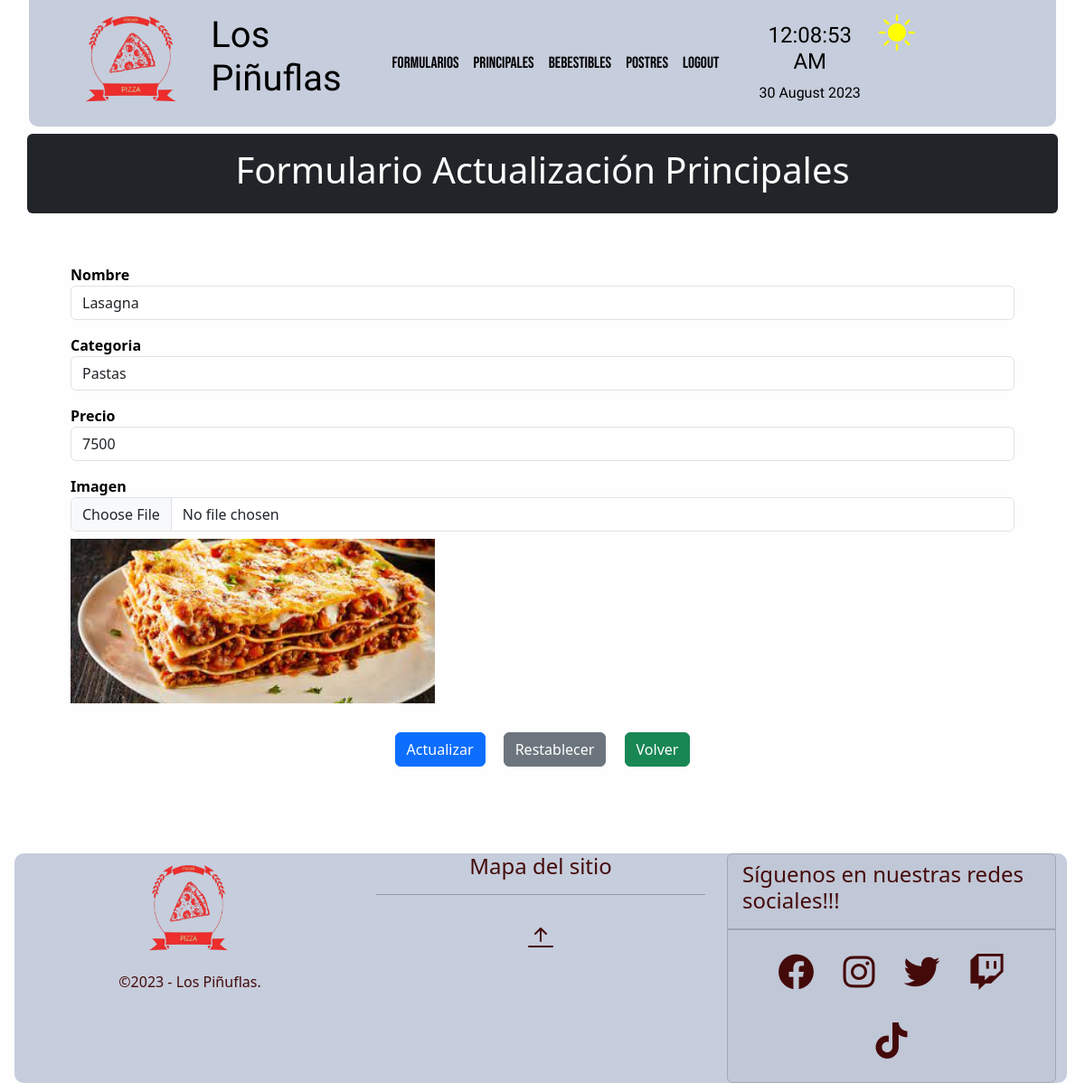
/crud/principales/edit/11 (signed in), run on the app's committed database.
### crud/models.py (models this page shows, shortened)
class Principal(models.Model):
    nombre=models.CharField(max_length=20)
    categoria=models.CharField(max_length=20)
    precio=models.IntegerField()
    image = models.ImageField(verbose_name='Imagen',upload_to='media/principal',null=True,blank=True)
    class Meta:
        verbose_name = 'principal'
        verbose_name_plural = 'principales'
        ordering = ['categoria','nombre']

### crud/views.py (the view, shortened to what this page needs)
# urls.py: path('principales/edit/<str:principal_id>', principal_update, name="principal-edit"),
def principal_update(request,principal_id):
    if 'usuario' not in request.session:
        return redirect("/sesion/")
    try:
        principal = Principal.objects.get(id = principal_id)
        form = PrincipalForm(instance=principal)
        context = {'form':form}
        return render(request,'crud/principal-edit.html',context)
    except:
        return redirect(reverse('principales') + '?NO_EXISTS')

### crud/forms.py
class PrincipalForm(ModelForm):
    class Meta:
        model = Principal
        fields = [
            'nombre',
            'categoria',
            'precio',
            'image'
        ]
        labels = {
            'nombre' : 'Nombre',
            'categoria': 'Categoria',
            'precio': 'Precio',
            'image':'Imagen'
        }
        widgets = {
            'nombre':forms.TextInput(attrs={'class':'form-control'}),
            'categoria':forms.TextInput(attrs={'class':'form-control'}),
            'precio':forms.TextInput(attrs={'class':'form-control'}),
            'image':forms.FileInput(attrs={'class':'form-control'})
        }

### crud/templates/crud/principal-edit.html (shortened to what this page needs)
{% extends 'crud/base.html' %}
{% load static %}
{% block content %}
<div class="container my-2 py-3 bg-dark text-white text-center rounded">
    <h1>Formulario Actualización Principales</h1>
</div>
<div class="container my-2 p-5">
    <form action="" method="post" enctype="multipart/form-data">
        <div class="form-group mb-3">
            <label for="nombre" class="fw-bold">Nombre</label>
            <div class="input-group">
                {{form.nombre}}
            </div>
        </div>
        <div class="form-group mb-3">
            <label for="categoria" class="fw-bold">Categoria</label>
            <div class="input-group">
                {{form.categoria}}
            </div>
        </div>
        <div class="form-group mb-3">
            <label for="precio" class="fw-bold">Precio</label>
            <div class="input-group">
                {{form.precio}}
            </div>
        </div>
        <div class="form-group mb-3">
            <label for="image" class="fw-bold">Imagen</label>
            <div class="input-group">
                {{form.image}}
            </div>
            {% if form.instance.image %}
                <div class="row my-2">
                    <img class="img-update" src="{{form.instance.image.url}}" alt="{{form.instance.title}}">
                </div>
            {% endif %}
        </div>
        <div class="text-center my-4">
            <input type="submit" class="btn btn-primary m-2" id="actualizar" value="Actualizar">
            <input type="reset" class="btn btn-secondary m-2" id="limpiar" value="Restablecer">
            <a class="btn btn-success m-2" href="{% url 'principales' %}">Volver</a>
        </div>
    </form>
</div>
{% endblock %}

### core/static/core/css/colors.css (style rules this page uses)
:root,[new-data-bs-theme="light"] { --clr-light:#FFF9DE; --crl-dark:#67d4f5; --clr-primary:#5350ff; --clr-secondary:#FFD3B0; --clr-accent:#f54141; --clr-accent2:#440a0a; --bg-top-bottom:#c6cddc; --bg-middle:#fefefe; --text-top: black; --text-middle: black; --text-bottom:black; --fg: var(--clr-light); --bg: var(--crl-dark); }
body { background-color: #2C3333; }
.colors-middle { background: var(--bg-middle); color: var(--text-middle); transition: background-color 1.2s ease-in-out; }

### crud/static/crud/css/imagenes.css (style rules this page uses)
.img-update { height: 40%; width: 40%; }

### data on the page
Principal: nombre "Lasagna", categoria "Pastas", precio "7500", instance.image (picture)
